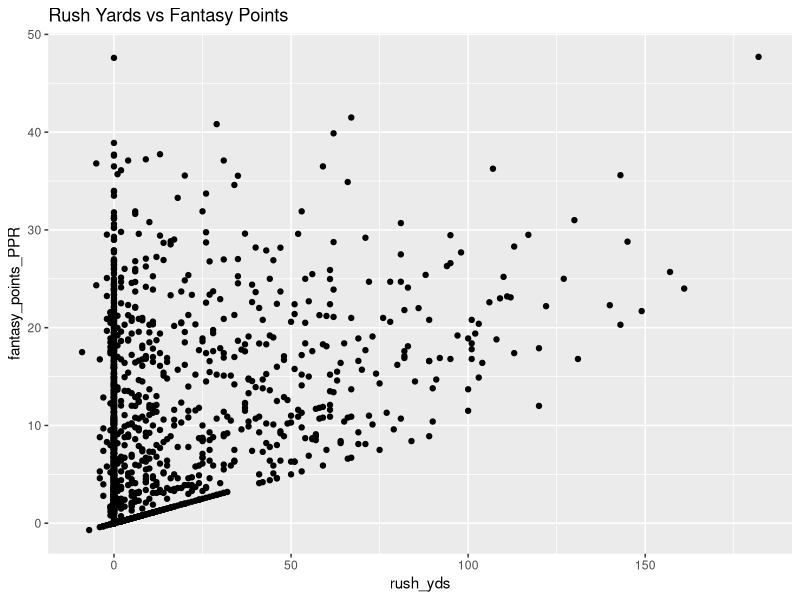

R code for this plot:
## ---- chunk 1
knitr::opts_chunk$set(echo = TRUE)
knitr::opts_knit$set(root.dir = 'C:/Users/12486/DSC520/dsc520/final_project')
## ---- chunk 2
df_2021 <- read.csv('data/nfl_pass_rush_receive_raw_data2021.csv')
df_2020 <- read.csv('data/nfl_pass_rush_receive_raw_data2021.csv')
## ---- chunk 3
df_2021 <- subset(df_2021, select = c(player, pass_att, pass_yds, pass_td, pass_int, rush_att, rush_yds, rush_td, targets, rec, rec_yds, rec_td, fumbles_lost))

df_2020 <- subset(df_2020, select = c(player, pass_att, pass_yds, pass_td, pass_int, rush_att, rush_yds, rush_td, targets, rec, rec_yds, rec_td, fumbles_lost))
## ---- chunk 4
df_2021$fantasy_points_PPR <- (df_2021$pass_yds*0.04 + df_2021$pass_td*4 +  df_2021$rush_yds*0.1 + df_2021$rush_td*6 + df_2021$rec + df_2021$rec_yds*0.1 + df_2021$rec_td*6)

df_2020$fantasy_points_PPR <- (df_2020$pass_yds*0.04 + df_2020$pass_td*4 +  df_2020$rush_yds*0.1 + df_2020$rush_td*6 + df_2020$rec + df_2020$rec_yds*0.1 + df_2020$rec_td*6)
## ---- chunk 5
draft_df <- read.csv('data/nfl-adp-All.csv', skip=1)
## ---- chunk 6
draft_df <- subset(draft_df, select = c(Rank, Name, Pos, Fantrax, Status))
## ---- chunk 7
head(df_2021)
head(df_2020)
head(draft_df)
## ---- chunk 8
library(ggplot2)
ggplot(df_2021, aes(x=rush_yds, y=fantasy_points_PPR)) + geom_point() + ggtitle('Rush Yards vs Fantasy Points')
